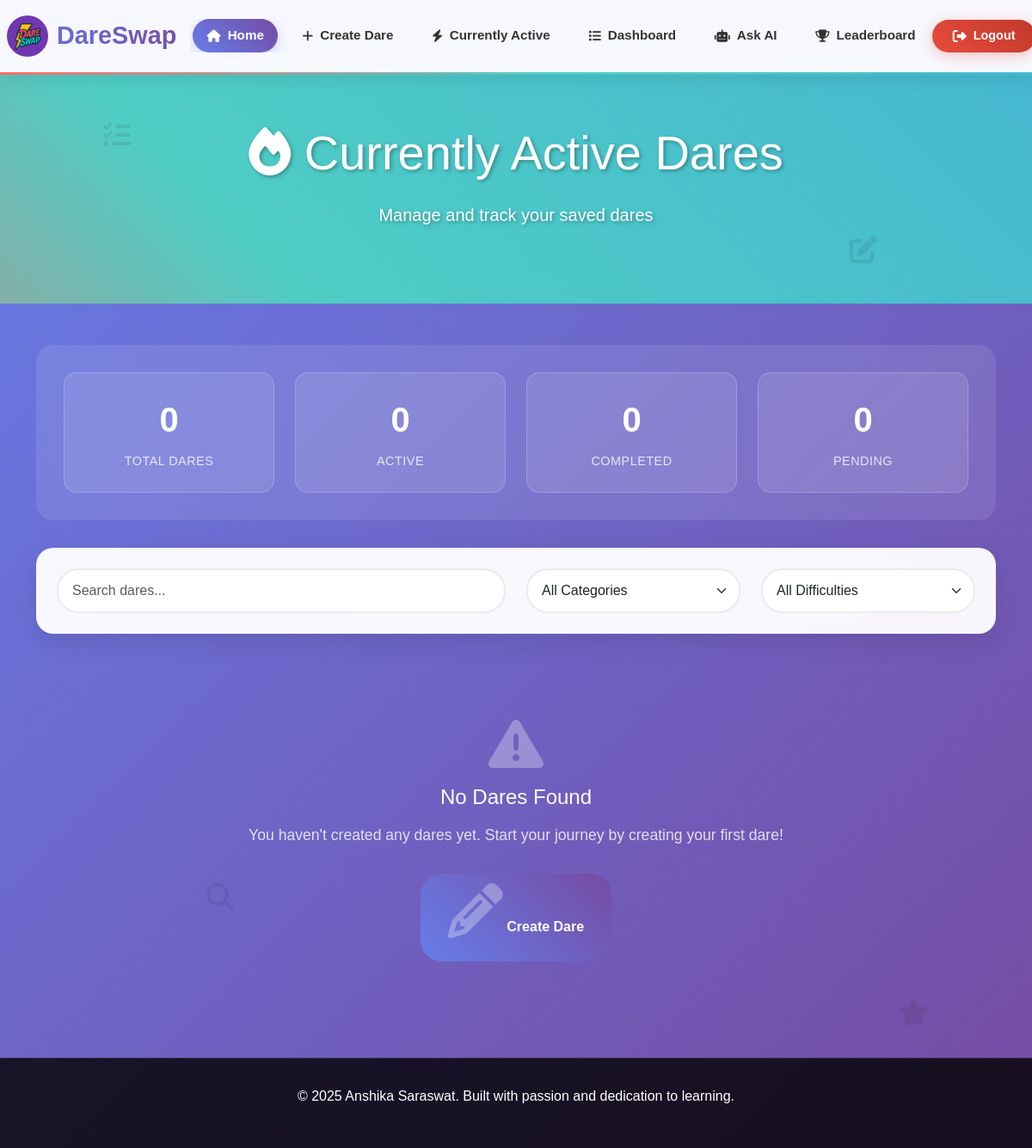
Before: /current_dares/ (signed in) with the older database file.
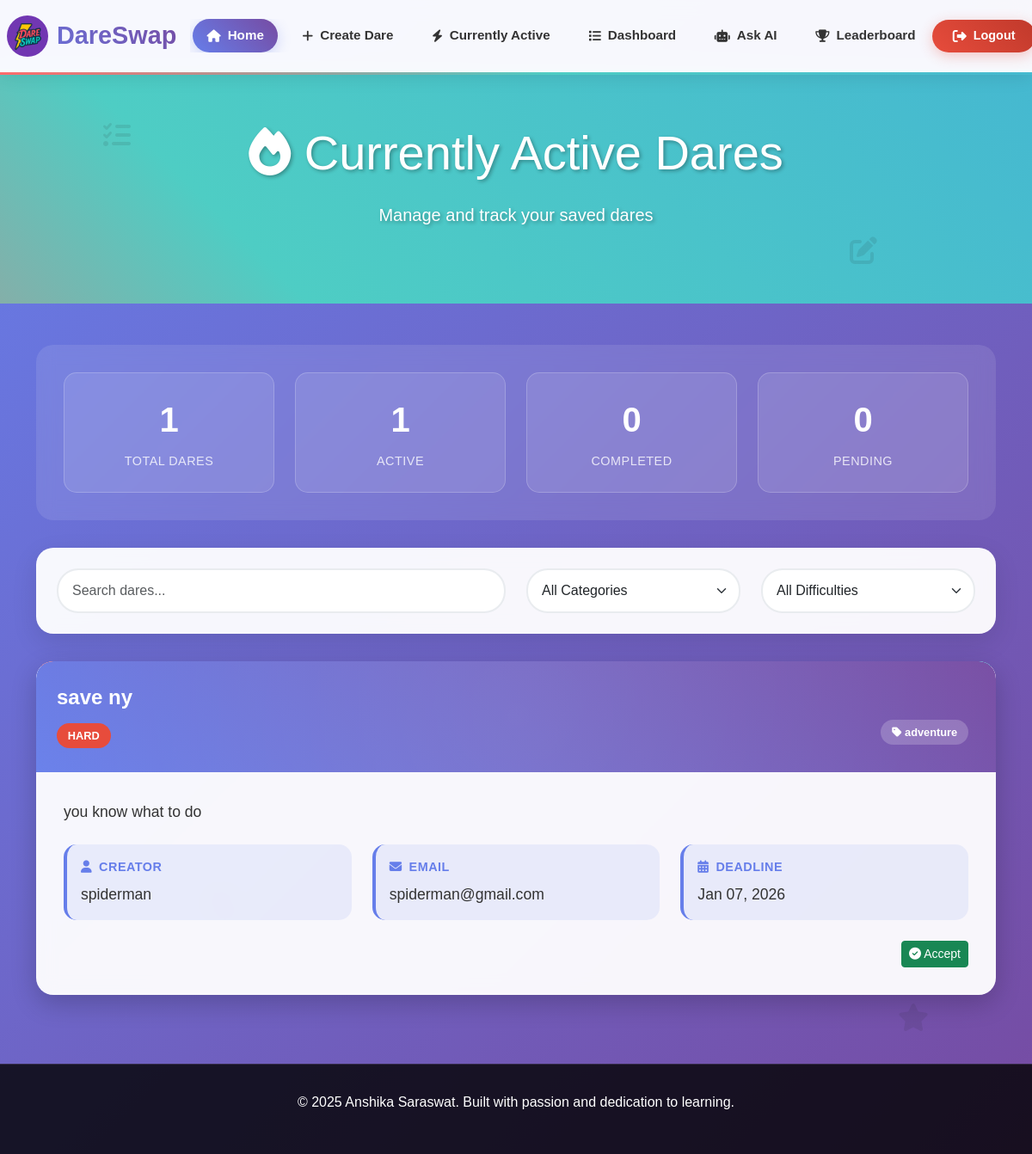
After: the same page with the newer database file.
### home/models.py (models this page shows, shortened)
class DareExchange(models.Model):
    user = models.ForeignKey(User, on_delete=models.CASCADE)
    accepted_by = models.ForeignKey(
        User,
        on_delete=models.SET_NULL,
        null=True,
        blank=True,
        related_name="accepted_dares"
    )
    is_accepted = models.BooleanField(default=False)
    is_completed = models.BooleanField(default=False)
    Name = models.CharField(max_length=100)
    Email = models.EmailField(max_length=254, null=True, blank=True)
    DareTitle = models.CharField(max_length=100)
    Description = models.CharField(max_length=100, null=True, blank=True)
    Difficulty = models.CharField(max_length=10, null=True, blank=True)
    Category = models.CharField(max_length=100, null=True, blank=True)
    Deadline = models.DateField(blank=True, null=True)
    Tags = models.CharField(max_length=100, null=True, blank=True)
    dare_image = models.ImageField(upload_to="dare_images/", blank=True, null=True)
    is_edited = models.BooleanField(default=False)

### home/views.py (the view)
# urls.py: path("current_dares/", views.current_dares, name = "current_dares"),
@login_required
def current_dares(request):
    dares = DareExchange.objects.filter(
        is_accepted=False
    ).exclude(user=request.user).order_by("-id")
    total_dares = dares.count()
    unique_creators = dares.values('user').distinct().count()
    context = {
        'dares': dares,
        'total_dares': total_dares,
        'unique_creators': unique_creators,
        "page": "feed",
    }
    return render(request, "home/current_dares.html", context)

### templates/home/current_dares.html (shortened to what this page needs)
{% extends 'base.html' %}
{% block body %}
<div class="hero-section">
    <div class="container text-center">
        <h1 class="display-4 mb-4">
            <i class="fas fa-fire"></i> Currently Active Dares
        </h1>
        <p class="lead mb-4">Manage and track your saved dares</p>
    </div>
</div>
<div class="container my-5">
    <div class="stats-summary">
        <div class="stats-grid">
            <div class="stat-card">
                <div class="stat-number">{{ dares.count }}</div>
                <div class="stat-label">Total Dares</div>
            </div>
            <div class="stat-card">
                <div class="stat-number">{{ dares.count }}</div>
                <div class="stat-label">Active</div>
            </div>
            <div class="stat-card">
                <div class="stat-number">0</div>
                <div class="stat-label">Completed</div>
            </div>
            <div class="stat-card">
                <div class="stat-number">0</div>
                <div class="stat-label">Pending</div>
            </div>
        </div>
    </div>
    <div class="search-filter-bar">
        <div class="row">
            <div class="col-md-6">
                <input type="text" class="form-control search-input" placeholder="Search dares..." id="searchInput">
            </div>
            <div class="col-md-3">
                <select class="form-select filter-select" id="categoryFilter">
                    <option value="">All Categories</option>
                </select>
            </div>
            <div class="col-md-3">
                <select class="form-select filter-select" id="difficultyFilter">
                    <option value="">All Difficulties</option>
                </select>
            </div>
        </div>
    </div>
    <div class="row" id="daresList">
        {% if dares %}
            {% for dare in dares %}
            <div class="col-12 dare-item" data-category="{{ dare.Category|lower }}" data-difficulty="{{ dare.Difficulty|lower }}">
                <div class="dare-card">
                    <div class="dare-header">
                        <div class="dare-title">{{ dare.DareTitle }}
                        </div>
                        <div class="dare-meta">
                            <span class="difficulty-badge difficulty-{{ dare.Difficulty|lower }}">{{ dare.Difficulty }}</span>
                            <span class="category-badge">
                                <i class="fas fa-tag"></i> {{ dare.Category }}
                            </span>
                        </div>
                    </div>
                    <div class="dare-body">
                        <div class="dare-description">
                            {{ dare.Description }}
                        </div>
                        <div class="dare-details">
                            <div class="detail-item">
                                <div class="detail-label">
                                    <i class="fas fa-user"></i> Creator
                                </div>
                                <div class="detail-value">{{ dare.Name }}</div>
                            </div>
                            <div class="detail-item">
                                <div class="detail-label">
                                    <i class="fas fa-envelope"></i> Email
                                </div>
                                <div class="detail-value">{{ dare.Email }}</div>
                            </div>
                            <div class="detail-item">
                                <div class="detail-label">
                                    <i class="fas fa-calendar-alt"></i> Deadline
                                </div>
                                <div class="detail-value">{{ dare.Deadline|date:"M d, Y" }}</div>
                        </div>
                    </div>
                  <div class="text-end mt-3">
    {% if page == "feed" %}
        <a href="{% url 'dashboard' %}"
           class="btn btn-success btn-sm"
           onclick="return confirm('Accept this dare?');">
            <i class="fas fa-check-circle"></i> Accept
        </a>
    {% endif %}
</div>
</div>
                </div>
             </div>
        </div>
            {% endfor %}
        {% else %}
            <div class="col-12">
                <div class="no-dares">
                    <i class="fas fa-exclamation-triangle"></i>
                    <h3>No Dares Found</h3>
                    <p>You haven't created any dares yet. Start your journey by creating your first dare!</p>
                    <a href="{% url 'create_dare' %}" class="btn btn-primary-custom">
                        <i class="fas fa-pencil"></i> Create Dare
                    </a>
                </div>
            </div>
        {% endif %}
    </div>
</div>
{% endblock %}

### templates/base.html (shortened to what this page needs)
{% load static %}
<!DOCTYPE html>
<html lang="en">
<head>
    <link href="https://cdnjs.cloudflare.com/ajax/libs/bootstrap/5.3.0/css/bootstrap.min.css" rel="stylesheet">
    <link href="https://cdnjs.cloudflare.com/ajax/libs/font-awesome/6.4.0/css/all.min.css" rel="stylesheet">
</head>
<body>
    <nav class="navbar navbar-expand-lg navbar-custom fixed-top">
        <div class="container-fluid px-0">
            <a class="navbar-brand navbar-brand-custom" href="/">
               <img src="{% static 'img/DareSwap.png' %}" alt="DareSwap Logo">
                DareSwap
            </a>
            <div class="collapse navbar-collapse" id="navbarNav">
                <ul class="navbar-nav me-auto">
                    <li class="nav-item">
                        <a class="nav-link nav-link-custom active" href="/">
                            <i class="fas fa-home"></i>Home
                        </a>
                    </li>
                    <li class="nav-item">
                        <a class="nav-link nav-link-custom" href="{% url 'create_dare' %}">
                            <i class="fas fa-plus"></i>Create Dare
                        </a>
                    </li>
                    <li class="nav-item">
                        <a class="nav-link nav-link-custom" href="{% url 'current_dares' %}">
                            <i class="fas fa-bolt"></i>Currently Active
                        </a>
                    </li>
                   <li class="nav-item">
                        <a class="nav-link nav-link-custom" href="{% url 'dashboard' %}">
                            <i class="fas fa-list"></i>Dashboard
                        </a>
                    </li>
                    <li class="nav-item">
                        <a class="nav-link nav-link-custom" href="{% url 'ask_ai' %}">
                            <i class="fas fa-robot"></i>Ask AI
                        </a>
                    </li>
                    <li class="nav-item">
                        <a class="nav-link nav-link-custom" href="{% url 'leaderboard' %}">
                            <i class="fas fa-trophy"></i>Leaderboard
                        </a>
                    </li>
                </ul>
                <div class="navbar-actions">
                    {% if request.user.is_authenticated %}
                        <a href="{% url 'logout' %}" class="btn-auth btn-logout">
                            <i class="fas fa-sign-out-alt"></i> Logout
                        </a>
                    {% endif %}
                </div>
            </div>
        </div>
    </nav>
    <div class="floating-icon" style="top: 10%; left: 10%;"><i class="fas fa-tasks"></i></div>
    <div class="floating-icon" style="top: 20%; right: 15%;"><i class="fas fa-edit"></i></div>
    <div class="floating-icon" style="bottom: 20%; left: 20%;"><i class="fas fa-search"></i></div>
    <div class="floating-icon" style="bottom: 10%; right: 10%;"><i class="fas fa-star"></i></div>
    <main>
        {% block body %}{% endblock %}
    </main>
    <footer>
        <p>&copy; 2025 Anshika Saraswat. Built with passion and dedication to learning.</p>
    </footer>
</body>
</html>

### templates/base.html (style rules this page uses)
body { background: linear-gradient(135deg, #667eea 0%, #764ba2 100%); min-height: 100vh; font-family: 'Arial', sans-serif; padding-top: 80px; }
.hero-section { background: linear-gradient(45deg, #ff6b6b, #4ecdc4, #45b7d1, #96ceb4, #ffeaa7, #fd79a8); background-size: 400% 400%; animation: gradientShift 8s ease infinite; color: white; padding: 4rem 0; text-shadow: 2px 2px 4px rgba(0,0,0,0.3); }
footer { background: rgba(0,0,0,0.8); text-align: center; padding: 2rem 0; border-top: 1px solid rgba(183, 156, 237, 0.2); color: white; }
.dare-card { background: rgba(255, 255, 255, 0.95); border-radius: 20px; box-shadow: 0 10px 30px rgba(0,0,0,0.2); transition: all 0.3s ease; border: none; overflow: hidden; position: relative; }
.dare-card::before { content: ''; position: absolute; top: 0; left: 0; right: 0; height: 6px; background: linear-gradient(45deg, #ff6b6b, #4ecdc4, #45b7d1); }
.difficulty-hard { background: #e74c3c; color: white; }
.floating-icon { position: absolute; animation: float 3s ease-in-out infinite; font-size: 2rem; opacity: 0.1; }
.category-badge { background: linear-gradient(45deg, #ff6b6b, #4ecdc4); color: white; padding: 0.2rem 0.8rem; border-radius: 15px; font-size: 0.8rem; margin-right: 0.5rem; margin-bottom: 0.5rem; display: inline-block; }
.navbar-custom { background: rgba(255, 255, 255, 0.95); backdrop-filter: blur(10px); box-shadow: 0 2px 20px rgba(0,0,0,0.1); border-bottom: 3px solid transparent; border-image: linear-gradient(45deg, #ff6b6b, #4ecdc4, #45b7d1) 1; transition: all 0.3s ease; padding: 0.8rem 0; min-height: 70px; }
.navbar-brand-custom { font-weight: bold; font-size: 1.8rem; background: linear-gradient(45deg, #667eea, #764ba2); -webkit-background-clip: text; -webkit-text-fill-color: transparent; background-clip: text; transition: all 0.3s ease; display: flex; align-items: center; text-decoration: none; }
.navbar-brand-custom img { width: 55px; height: 55px; margin-right: 10px; border-radius: 50%; object-fit: cover; }
.nav-link-custom { color: #333 !important; font-weight: 600; position: relative; padding: 0.5rem 1rem !important; margin: 0 0.2rem; border-radius: 25px; transition: all 0.3s ease; font-size: 0.95rem; display: flex; align-items: center; text-decoration: none; }
.nav-link-custom i { margin-right: 0.5rem; font-size: 0.9rem; }
.nav-link-custom::before { content: ''; position: absolute; bottom: 0; left: 50%; width: 0; height: 3px; background: linear-gradient(45deg, #ff6b6b, #4ecdc4); transition: all 0.3s ease; transform: translateX(-50%); border-radius: 2px; }
.nav-link-custom.active { background: linear-gradient(45deg, #667eea, #764ba2); color: white !important; box-shadow: 0 4px 15px rgba(102, 126, 234, 0.3); }
.nav-link-custom.active::before { display: none; }
.navbar-actions { display: flex; align-items: center; gap: 0.5rem; margin-right: 0.8rem; }
@media (min-width: 992px) { .navbar-nav { flex-wrap: nowrap; gap: 0.4rem; } }
@media (min-width: 992px) { .nav-link-custom { white-space: nowrap; } }
.navbar-nav { overflow-x: auto; -webkit-overflow-scrolling: touch; }
.navbar-brand-custom { margin-left: 0; padding-left: 0.5rem; }
.navbar-brand-custom img { width: 48px; height: 48px; margin-right: 10px; border-radius: 50%; object-fit: cover; }
.btn-auth { border: none; border-radius: 25px; color: white; padding: 0.5rem 1.5rem; font-weight: 600; font-size: 0.9rem; transition: all 0.3s ease; white-space: nowrap; display: inline-flex; align-items: center; text-decoration: none; position: relative; overflow: hidden; }
.btn-auth i { margin-right: 0.5rem; font-size: 1rem; }
.btn-logout { background: linear-gradient(45deg, #e74c3c, #c0392b); box-shadow: 0 4px 15px rgba(231, 76, 60, 0.3); }

Changed rows visible on the page:
added DareExchange: DareTitle "save ny", Difficulty "HARD", Category "adventure", Description "you know what to do", Name "spiderman", Email "spiderman@gmail.com", Deadline "Jan 07, 2026"
Other visible differences:
{{ dares.count }}: "0" → "1"
text no longer shown: "No Dares Found You haven't created any dares yet. Start your journey by creating your first dare! Create Dare"
